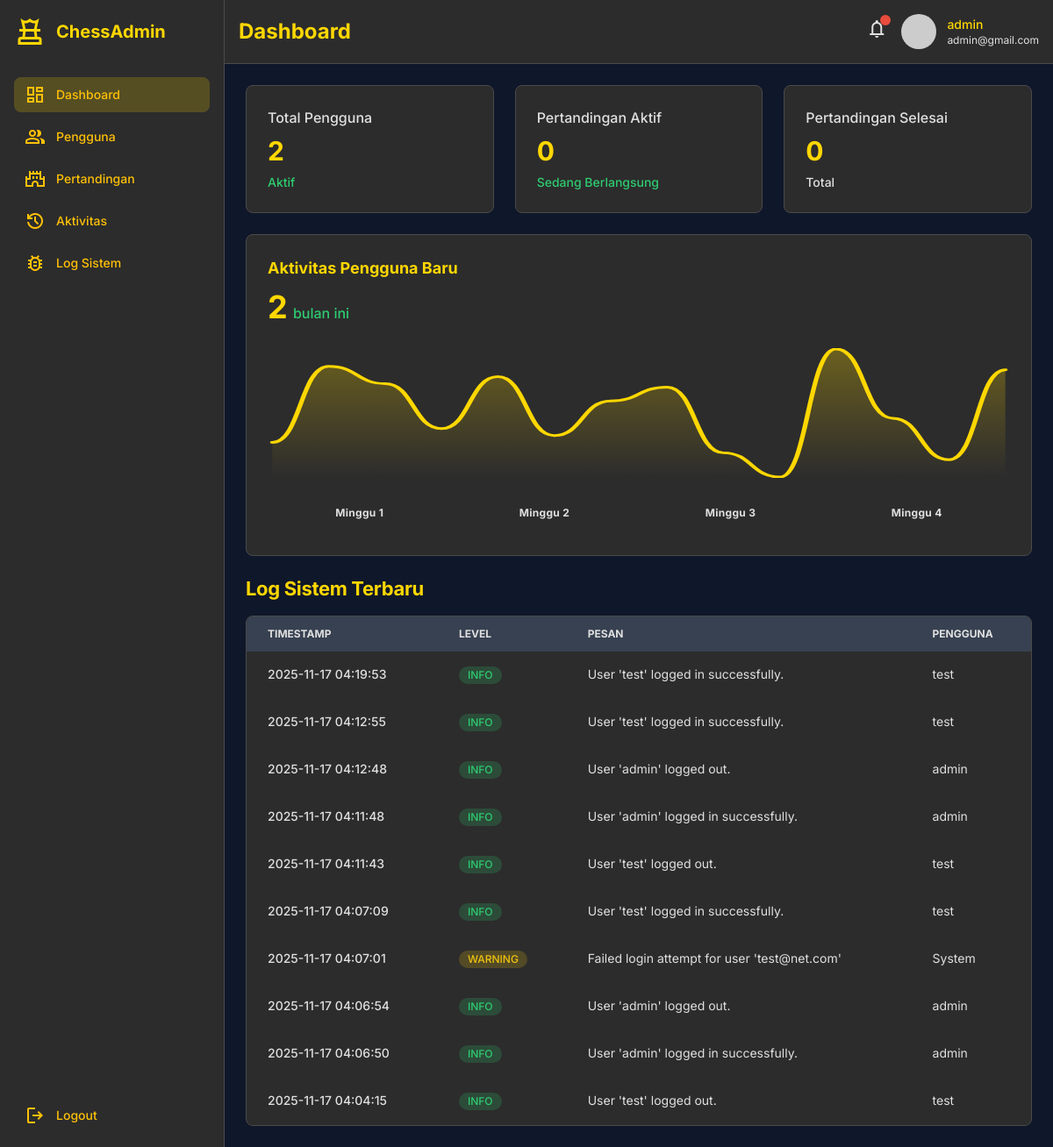
/admin.php (signed in), run on the app's committed database.
### tables this page shows
CREATE TABLE `users` (
  `id` int(11) NOT NULL,
  `username` varchar(50) NOT NULL,
  `email` varchar(100) NOT NULL,
  `password` varchar(255) NOT NULL,
  `elo_rating` int(11) DEFAULT 1200,
  `games_won` int(11) DEFAULT 0,
  `games_lost` int(11) DEFAULT 0,
  `games_draw` int(11) DEFAULT 0,
  `total_games` int(11) DEFAULT 0,
  `created_at` timestamp NOT NULL DEFAULT current_timestamp(),
  `last_login` timestamp NULL DEFAULT NULL,
  `is_admin` tinyint(1) DEFAULT 0,
  `avatar_url` varchar(255) DEFAULT NULL
);

CREATE TABLE `system_logs` (
  `id` int(11) NOT NULL,
  `log_level` enum('INFO','WARNING','ERROR') NOT NULL,
  `message` text NOT NULL,
  `user_id` int(11) DEFAULT NULL,
  `username` varchar(50) DEFAULT NULL,
  `created_at` timestamp NOT NULL DEFAULT current_timestamp()
);

### config.php (called while the page is built, shortened)
<?php
try {
    $conn = new mysqli(DB_HOST, DB_USER, DB_PASS, DB_NAME);
    $conn->set_charset("utf8mb4");
} catch (Exception $e) {
    die("Database connection error: " . $e->getMessage());
}
function getUserById($user_id) {
    global $conn;
    $stmt = $conn->prepare("SELECT * FROM users WHERE id = ?");
    $stmt->bind_param("i", $user_id);
    $stmt->execute();
    $result = $stmt->get_result();
    return $result->fetch_assoc();
}
function getTotalStats() {
    global $conn;
    $stats = [];
    $result = $conn->query("SELECT COUNT(*) as total FROM users");
    $stats['total_users'] = $result->fetch_assoc()['total'];
    $result = $conn->query("SELECT COUNT(*) as total FROM games WHERE game_status = 'active'");
    $stats['active_games'] = $result->fetch_assoc()['total'];
    $result = $conn->query("SELECT COUNT(*) as total FROM games WHERE game_status = 'completed'");
    $stats['completed_games'] = $result->fetch_assoc()['total'];
    $result = $conn->query("SELECT COUNT(*) as total FROM users WHERE MONTH(created_at) = MONTH(CURRENT_DATE()) AND YEAR(created_at) = YEAR(CURRENT_DATE())");
    $stats['new_users_month'] = $result->fetch_assoc()['total'];
    return $stats;
}
function getRecentLogs($limit = 10) {
    global $conn;
    $stmt = $conn->prepare("SELECT * FROM system_logs ORDER BY created_at DESC LIMIT ?");
    $stmt->bind_param("i", $limit);
    $stmt->execute();
    return $stmt->get_result()->fetch_all(MYSQLI_ASSOC);
}
?>

### admin.php (the view, shortened to what this page needs)
<?php
require_once 'config.php';
$stats = getTotalStats();
$logs = getRecentLogs(10);
$admin = getUserById($_SESSION['user_id']);
$section = isset($_GET['section']) ? $_GET['section'] : 'dashboard';
?>
<!DOCTYPE html>
<html class="dark" lang="en">
<head>
    <script src="https://cdn.tailwindcss.com?plugins=forms,container-queries"></script>
    <link href="style.css" rel="stylesheet"/>
</head>
<body class="font-display bg-background-dark text-text-secondary-dark">
    <div class="relative flex min-h-screen w-full">
        <aside class="flex flex-col w-64 bg-surface-dark border-r border-border-dark p-4">
            <div class="flex items-center gap-3 mb-8">
                <span class="material-symbols-outlined text-primary text-4xl">chess</span>
                <h1 class="text-xl font-bold text-text-main-dark">ChessAdmin</h1>
            </div>
            <div class="flex flex-col justify-between flex-1">
                <div class="flex flex-col gap-2">
                    <a class="flex items-center gap-3 px-3 py-2 rounded-lg <?php echo ($section === 'dashboard') ? 'bg-primary/20 text-primary' : 'hover:bg-primary/10 hover:text-primary-light'; ?> transition-colors-transform" href="admin.php?section=dashboard">
                        <span class="material-symbols-outlined">dashboard</span>
                        <p class="text-sm font-medium">Dashboard</p>
                    </a>
                    <a class="flex items-center gap-3 px-3 py-2 rounded-lg <?php echo ($section === 'users') ? 'bg-primary/20 text-primary' : 'hover:bg-primary/10 hover:text-primary-light'; ?> transition-colors-transform" href="admin.php?section=users">
                        <span class="material-symbols-outlined">group</span>
                        <p class="text-sm font-medium">Pengguna</p>
                    </a>
                    <a class="flex items-center gap-3 px-3 py-2 rounded-lg <?php echo ($section === 'games') ? 'bg-primary/20 text-primary' : 'hover:bg-primary/10 hover:text-primary-light'; ?> transition-colors-transform" href="admin.php?section=games">
                        <span class="material-symbols-outlined">castle</span>
                        <p class="text-sm font-medium">Pertandingan</p>
                    </a>
                    <a class="flex items-center gap-3 px-3 py-2 rounded-lg <?php echo ($section === 'activities') ? 'bg-primary/20 text-primary' : 'hover:bg-primary/10 hover:text-primary-light'; ?> transition-colors-transform" href="admin.php?section=activities">
                        <span class="material-symbols-outlined">history</span>
                        <p class="text-sm font-medium">Aktivitas</p>
                    </a>
                    <a class="flex items-center gap-3 px-3 py-2 rounded-lg <?php echo ($section === 'logs') ? 'bg-primary/20 text-primary' : 'hover:bg-primary/10 hover:text-primary-light'; ?> transition-colors-transform" href="admin.php?section=logs">
                        <span class="material-symbols-outlined">bug_report</span>
                        <p class="text-sm font-medium">Log Sistem</p>
                    </a>
                </div>
                <div class="flex flex-col gap-1">
                    <a class="flex items-center gap-3 px-3 py-2 rounded-lg hover:bg-primary/10 hover:text-primary-light transition-colors-transform" href="logout.php">
                        <span class="material-symbols-outlined">logout</span>
                        <p class="text-sm font-medium">Logout</p>
                    </a>
                </div>
            </div>
        </aside>
        <main class="flex-1">
            <header class="flex items-center justify-between p-4 border-b bg-surface-dark border-border-dark">
                <h1 class="text-2xl font-bold text-text-main-dark">
                    <?php
                    switch ($section) {
                        default:
                            echo 'Dashboard';
                    }
                    ?>
                </h1>
                <div class="flex items-center gap-4">
                    <button class="relative text-text-secondary-dark hover:text-primary-light transition-colors-transform">
                        <span class="material-symbols-outlined">notifications</span>
                        <span class="absolute -top-1 -right-1 flex h-3 w-3">
                            <span class="relative inline-flex rounded-full h-3 w-3 bg-red-status"></span>
                        </span>
                    </button>
                    <div class="flex items-center gap-3">
                        <div class="bg-center bg-no-repeat aspect-square bg-cover rounded-full size-10" style='background-image: url("<?php echo $admin['avatar_url'] ?? 'https://ui-avatars.com/api/?name=' . urlencode($admin['username']) . '&background=FFD700&color=1A1A1A'; ?>");'></div>
                        <div class="flex-col hidden md:flex">
                            <h2 class="text-sm font-medium text-text-main-dark"><?php echo htmlspecialchars($admin['username']); ?></h2>
                            <p class="text-xs text-text-secondary-dark"><?php echo htmlspecialchars($admin['email']); ?></p>
                        </div>
                    </div>
                </div>
            </header>
            <div class="p-6 space-y-6">
                <?php if ($section === 'dashboard'): ?>
                <div class="grid grid-cols-1 gap-6 md:grid-cols-2 lg:grid-cols-3">
                    <div class="flex flex-col gap-2 p-6 border rounded-lg bg-surface-dark border-border-dark animate-fade-in">
                        <p class="text-base font-medium text-text-secondary-dark">Total Pengguna</p>
                        <p class="text-3xl font-bold tracking-tight text-primary"><?php echo number_format($stats['total_users']); ?></p>
                        <p class="text-sm font-medium text-green-status">Aktif</p>
                    </div>
                    <div class="flex flex-col gap-2 p-6 border rounded-lg bg-surface-dark border-border-dark animate-fade-in delay-100">
                        <p class="text-base font-medium text-text-secondary-dark">Pertandingan Aktif</p>
                        <p class="text-3xl font-bold tracking-tight text-primary"><?php echo number_format($stats['active_games']); ?></p>
                        <p class="text-sm font-medium text-green-status">Sedang Berlangsung</p>
                    </div>
                    <div class="flex flex-col gap-2 p-6 border rounded-lg bg-surface-dark border-border-dark animate-fade-in delay-200">
                        <p class="text-base font-medium text-text-secondary-dark">Pertandingan Selesai</p>
                        <p class="text-3xl font-bold tracking-tight text-primary"><?php echo number_format($stats['completed_games']); ?></p>
                        <p class="text-sm font-medium text-text-secondary-dark">Total</p>
                    </div>
                </div>
                <div class="flex min-w-72 flex-1 flex-col gap-2 rounded-lg border bg-surface-dark border-border-dark p-6 animate-fade-in delay-300">
                    <p class="text-lg font-bold text-primary">Aktivitas Pengguna Baru</p>
                    <div class="flex items-baseline gap-2">
                        <p class="text-4xl font-bold leading-tight tracking-tighter truncate text-primary"><?php echo $stats['new_users_month']; ?></p>
                        <p class="text-base font-medium text-green-status">bulan ini</p>
                    </div>
                    <div class="flex min-h-[180px] flex-1 flex-col gap-8 py-4">
                        <div class="flex justify-around">
                            <p class="text-xs font-bold tracking-wide text-text-secondary-dark">Minggu 1</p>
                            <p class="text-xs font-bold tracking-wide text-text-secondary-dark">Minggu 2</p>
                            <p class="text-xs font-bold tracking-wide text-text-secondary-dark">Minggu 3</p>
                            <p class="text-xs font-bold tracking-wide text-text-secondary-dark">Minggu 4</p>
                        </div>
                    </div>
                </div>
                <?php endif; ?>
                <?php if ($section === 'dashboard'): ?>
                <div class="space-y-4 animate-fade-in delay-400">
                    <h2 class="text-[22px] font-bold leading-tight tracking-[-0.015em] text-primary">Log Sistem Terbaru</h2>
                    <div class="overflow-x-auto bg-surface-dark border border-border-dark rounded-lg">
                        <table class="min-w-full text-sm text-left">
                            <thead class="text-xs uppercase bg-background-dark text-text-secondary-dark">
                                <tr>
                                    <th class="px-6 py-3" scope="col">Timestamp</th>
                                    <th class="px-6 py-3" scope="col">Level</th>
                                    <th class="px-6 py-3" scope="col">Pesan</th>
                                    <th class="px-6 py-3" scope="col">Pengguna</th>
                                </tr>
                            </thead>
                            <tbody class="text-text-secondary-dark">
                                <?php foreach ($logs as $log): ?>
                                <tr class="border-b border-border-dark hover:bg-primary/5 transition-colors-transform">
                                    <td class="px-6 py-4 font-medium"><?php echo date('Y-m-d H:i:s', strtotime($log['created_at'])); ?></td>
                                    <td class="px-6 py-4">
                                        <?php
                                        $levelClass = '';
                                        switch ($log['log_level']) {
                                            case 'INFO':
                                                $levelClass = 'bg-green-status/20 text-green-status';
                                                break;
                                            case 'WARNING':
                                                $levelClass = 'bg-yellow-status/20 text-yellow-status';
                                                break;
                                        }
                                        ?>
                                        <span class="inline-flex items-center px-2.5 py-0.5 rounded-full text-xs font-medium <?php echo $levelClass; ?>">
                                            <?php echo htmlspecialchars($log['log_level']); ?>
                                        </span>
                                    </td>
                                    <td class="px-6 py-4"><?php echo htmlspecialchars($log['message']); ?></td>
                                    <td class="px-6 py-4"><?php echo htmlspecialchars($log['username'] ?? 'System'); ?></td>
                                </tr>
                                <?php endforeach; ?>
                            </tbody>
                        </table>
                    </div>
                </div>
                <?php endif; ?>
            </div>
        </main>
    </div>
</body>
</html>

### style.css (style rules this page uses)
* { margin: 0; padding: 0; box-sizing: border-box; }
body { font-family: 'Inter', -apple-system, BlinkMacSystemFont, 'Segoe UI', Roboto, sans-serif; -webkit-font-smoothing: antialiased; -moz-osx-font-smoothing: grayscale; }
.material-symbols-outlined { font-variation-settings: 'FILL' 0, 'wght' 400, 'GRAD' 0, 'opsz' 24; font-size: 24px; }
:root { --primary: #FFC107; --primary-light: #FFEB3B; --primary-dark: #D97706; --primary-focus: #B45309; --accent: #FFD54F; --background-light: #F8F9FA; --background-cream: #FDFBF6; --surface-light: #FFFFFF; --card-light: #FFFFFF; --text-light-primary: #1A1A1A; --text-light-secondary: #666666; --text-muted-light: #6B7280; --border-light: #E0E0E0; --green-status: #2ECC71; --red-status: #E74C3C; --yellow-status: #F1C40F; }
.dark { --background-dark: #0F172A; --background-dark-alt: #1A1A1A; --background-dark-warm: #1C1917; --background-dark-deep: #111827; --surface-dark: #1E293B; --surface-dark-alt: #2C2C2C; --surface-dark-secondary: #374151; --card-dark: #1E1E1E; --text-dark-primary: #F9FAFB; --text-dark-secondary: #D1D5DB; --text-dark-muted: #94A3B8; --text-main-dark: #FFD700; --border-dark: #2D2D2D; --border-dark-alt: #4A4A4A; }
h1, h2, h3, h4, h5, h6 { font-weight: 700; line-height: 1.2; }
p { line-height: 1.6; }
.animate-fade-in, .animate-fade-in-up { animation: fadeIn 0.6s ease-out forwards; opacity: 0; }
.delay-100 { animation-delay: 100ms; }
.delay-200 { animation-delay: 200ms; }
.delay-300 { animation-delay: 300ms; }
.delay-400 { animation-delay: 400ms; }
.transition-colors-transform { transition: all 0.2s ease-in-out; }
table { border-collapse: collapse; width: 100%; }
thead { background-color: var(--surface-light); }
.dark thead { background-color: var(--surface-dark-secondary); }
tbody tr { border-bottom: 1px solid var(--border-light); }
.dark tbody tr { border-bottom: 1px solid var(--border-dark); }
@media (min-width: 768px) { .md\:flex { display: flex; } }
@media (min-width: 768px) { .md\:grid-cols-2 { grid-template-columns: repeat(2, minmax(0, 1fr)); } }
@media (min-width: 1024px) { .lg\:grid-cols-3 { grid-template-columns: repeat(3, minmax(0, 1fr)); } }
.dark body { background-color: var(--background-dark); color: var(--text-dark-primary); }
.dark a { color: var(--primary); }

### data on the page
users: username "admin", email "admin@gmail.com"
system_logs: created_at "2025-11-17 04:19:53", log_level "INFO", message "User 'test' logged in successfully.", username "test"
system_logs: created_at "2025-11-17 04:12:55", log_level "INFO", message "User 'test' logged in successfully.", username "test"
system_logs: created_at "2025-11-17 04:12:48", log_level "INFO", message "User 'admin' logged out.", username "admin"
system_logs: created_at "2025-11-17 04:11:48", log_level "INFO", message "User 'admin' logged in successfully.", username "admin"
system_logs: created_at "2025-11-17 04:11:43", log_level "INFO", message "User 'test' logged out.", username "test"
system_logs: created_at "2025-11-17 04:07:09", log_level "INFO", message "User 'test' logged in successfully.", username "test"
system_logs: created_at "2025-11-17 04:07:01", log_level "WARNING", message "Failed login attempt for user 'test@net.com'", username "System"
system_logs: created_at "2025-11-17 04:06:54", log_level "INFO", message "User 'admin' logged out.", username "admin"
system_logs: created_at "2025-11-17 04:06:50", log_level "INFO", message "User 'admin' logged in successfully.", username "admin"
system_logs: created_at "2025-11-17 04:04:15", log_level "INFO", message "User 'test' logged out.", username "test"

### other printed values
$stats['total_users'] "2"
$stats['active_games'] "0"
$stats['completed_games'] "0"
$stats['new_users_month'] "2"
